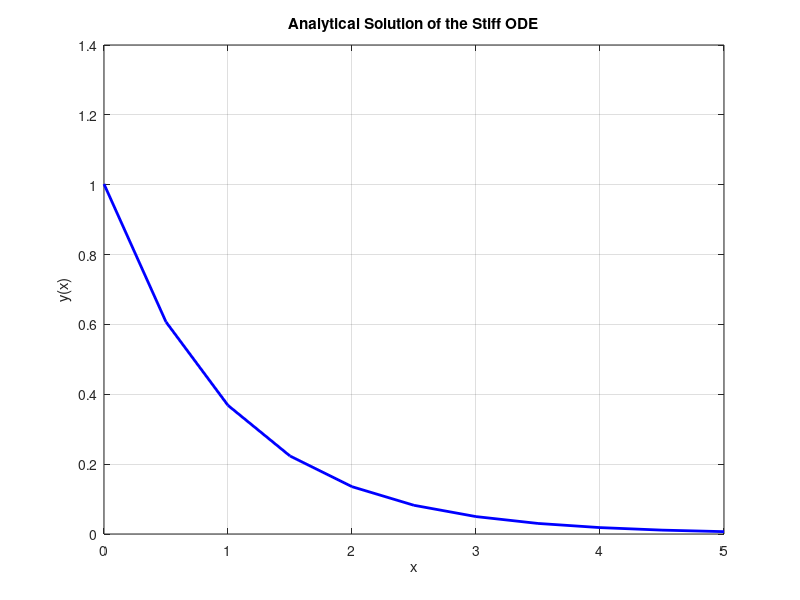

MATLAB code to generate this figure:

%%%Analytical Solution based on the calculation%%%%%%%%%
% Define the range of x values
x_values = 0:0.5:5;

% Define the constants C1 and C2
C1 = 1 + 1/999;
C2 = -1/999;

% Calculate the y values for the given x range
y_values = (C1 * exp(-x_values)) - (C2 * exp(-1000 * x_values));

% Plot the solution
figure;
plot(x_values, y_values, 'b', 'LineWidth', 2);
xlabel('x');
ylabel('y(x)');
title('Analytical Solution of the Stiff ODE');
grid on;

